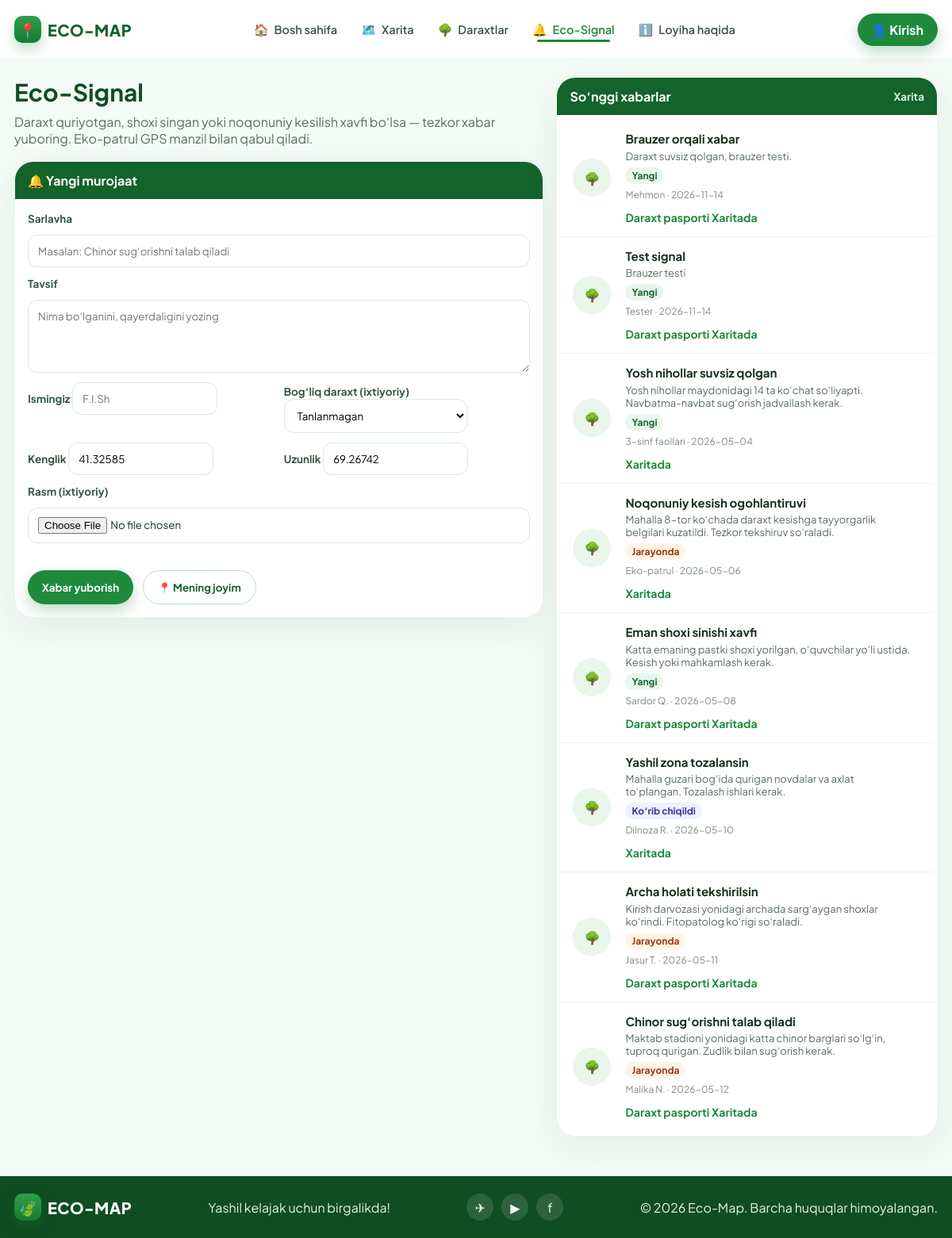
The page /eco-signal on the database its author committed.
### tables this page shows
CREATE TABLE reports (
            id INTEGER PRIMARY KEY,
            title TEXT NOT NULL,
            description TEXT NOT NULL,
            status TEXT NOT NULL,
            created_at TEXT NOT NULL,
            reporter TEXT,
            tree_id INTEGER,
            latitude REAL,
            longitude REAL
        , photo_url TEXT);

### app.py (the view)
@app.route("/eco-signal")
def eco_signal():
    reports = query_all("SELECT * FROM reports ORDER BY id DESC")
    trees = query_all("SELECT id, public_code, species_name FROM trees ORDER BY id LIMIT 80")
    selected_tree = request.args.get("tree_id", type=int)
    return render_template(
        "eco_signal.html",
        reports=reports,
        trees=trees,
        selected_tree=selected_tree,
    )

### app.py (called while the page is built)
def get_db():
    if "db" not in g:
        g.db = sqlite3.connect(DB_PATH)
        g.db.row_factory = sqlite3.Row
    return g.db

def query_all(sql, args=()):
    return get_db().execute(sql, args).fetchall()

@app.context_processor
def inject_globals():
    return {
        "current_user": session.get("user"),
        "school": SCHOOL,
        "now_year": 2026,
        "status_class": status_class,
    }

### templates/eco_signal.html (shortened to what this page needs)
{% extends "base.html" %}
{% block content %}
<section class="page">
  <div class="wrap two-col">
    <div>
      <h1>Eco-Signal</h1>
      <p class="lead">Daraxt quriyotgan, shoxi singan yoki noqonuniy kesilish xavfi bo‘lsa — tezkor xabar yuboring. Eko-patrul GPS manzil bilan qabul qiladi.</p>
      <div class="panel">
        <div class="panel-h"><span>🔔 Yangi murojaat</span></div>
        <form class="form" style="padding:16px" method="post" action="{{ url_for('eco_signal_send') }}" enctype="multipart/form-data">
          <label>Sarlavha</label>
          <input name="title" required placeholder="Masalan: Chinor sug‘orishni talab qiladi">
          <label>Tavsif</label>
          <textarea name="description" rows="4" required placeholder="Nima bo‘lganini, qayerdaligini yozing"></textarea>
          <div class="grid-2">
            <div>
              <label>Ismingiz</label>
              <input name="reporter" placeholder="F.I.Sh">
            </div>
            <div>
              <label>Bog‘liq daraxt (ixtiyoriy)</label>
              <select name="tree_id">
                <option value="">Tanlanmagan</option>
              </select>
            </div>
          </div>
          <div class="grid-2">
            <div>
              <label>Kenglik</label>
              <input id="sigLat" name="latitude" value="{{ school.lat }}">
            </div>
            <div>
              <label>Uzunlik</label>
              <input id="sigLng" name="longitude" value="{{ school.lng }}">
            </div>
          </div>
          <label>Rasm (ixtiyoriy)</label>
          <input type="file" name="photo" accept="image/*">
          <div class="hero-actions">
            <button class="btn btn-green" type="submit">Xabar yuborish</button>
            <button class="btn btn-outline" type="button" id="sigGeo">📍 Mening joyim</button>
          </div>
        </form>
      </div>
    </div>
    <div>
      <div class="panel">
        <div class="panel-h"><span>So‘nggi xabarlar</span><a href="{{ url_for('xarita') }}">Xarita</a></div>
        <div class="signals">
          {% for r in reports %}
          <div class="signal" id="r{{ r.id }}">
            <div class="avatar">🌳</div>
            <div>
              <h4>{{ r.title }}</h4>
              <p style="color:#5b6e62;font-size:13px;margin-top:4px">{{ r.description }}</p>
              <span class="chip {{ 'yangi' if r.status == 'Yangi' else ('jarayonda' if r.status == 'Jarayonda' else 'korib') }}">{{ r.status }}</span>
              <div style="color:#7b8d81;font-size:12px;margin-top:6px">{{ r.reporter }} · {{ r.created_at }}</div>
              {% if r.tree_id %}
              <a class="link" href="{{ url_for('daraxt_pasport', tree_id=r.tree_id) }}">Daraxt pasporti</a>
              {% endif %}
              <a class="link" href="{{ url_for('xarita') }}">Xaritada</a>
            </div>
          </div>
          {% endfor %}
        </div>
      </div>
    </div>
  </div>
</section>
{% endblock %}

### static/css/style.css (style rules this page uses)
:root { --green: #1f8a3c; --green-dark: #14632b; --green-deep: #0f4d22; --green-soft: #e8f6ec; --green-mid: #2ea04a; --ink: #16301d; --muted: #5b6e62; --line: #d7eadc; --card: #ffffff; --warn: #f59e0b; --danger: #ef4444; --ok: #22c55e; --shadow: 0 12px 40px rgba(20, 99, 43, 0.08); --radius: 22px; }
* { box-sizing: border-box; margin: 0; padding: 0; }
html { scroll-behavior: smooth; }
body { font-family: "Plus Jakarta Sans", "Segoe UI", sans-serif; color: var(--ink); background: #f4faf6; min-height: 100vh; }
a { color: inherit; text-decoration: none; }
button, input, select, textarea { font-family: inherit; }
.wrap { width: min(1180px, calc(100% - 36px)); margin: 0 auto; }
.btn { display: inline-flex; align-items: center; justify-content: center; gap: 8px; border: 0; cursor: pointer; font-weight: 700; border-radius: 999px; padding: 12px 18px; transition: .2s transform, .2s box-shadow, .2s background; }
.btn-green { background: var(--green); color: #fff; box-shadow: 0 8px 18px rgba(31,138,60,.28); }
.btn-outline { background: #fff; color: var(--green-dark); border: 1.5px solid #b7e0c2; }
.hero-actions { display: flex; gap: 12px; margin-top: 22px; flex-wrap: wrap; }
.panel { background: #fff; border-radius: 24px; overflow: hidden; box-shadow: var(--shadow); border: 1px solid #eef6f0; }
.panel-h { display: flex; align-items: center; justify-content: space-between; padding: 13px 16px; background: var(--green-dark); color: #fff; font-weight: 700; }
.panel-h a { color: #d7f5df; font-size: 13.5px; font-weight: 700; }
.two-col { display: grid; grid-template-columns: 1.25fr .9fr; gap: 16px; }
.signals { padding: 6px 4px; }
.signal { display: grid; grid-template-columns: 54px 1fr auto; gap: 12px; padding: 14px 16px; border-bottom: 1px solid #eef4ef; align-items: center; }
.signal:last-child { border-bottom: 0; }
.avatar { width: 48px; height: 48px; border-radius: 50%; overflow: hidden; background: #e8f6ec; display: grid; place-items: center; }
.signal h4 { font-size: 15px; line-height: 1.3; }
.chip { display: inline-flex; margin-top: 6px; font-size: 12px; font-weight: 700; padding: 3px 8px; border-radius: 999px; background: #e8f6ec; color: var(--green-dark); }
.chip.yangi { background: #e8f6ec; color: #166534; }
.chip.jarayonda { background: #fff4e5; color: #9a3412; }
.chip.korib { background: #eef2ff; color: #3730a3; }
.link { color: var(--green); font-weight: 700; font-size: 14px; margin-top: 12px; display: inline-flex; }
.page { padding: 22px 0 10px; }
.page h1 { font-size: 30px; color: var(--green-deep); margin-bottom: 8px; }
.lead { color: var(--muted); margin-bottom: 18px; max-width: 720px; }
.filters input, .filters select, .form input, .form select, .form textarea { border: 1.5px solid #d7eadc; background: #fff; border-radius: 12px; padding: 11px 12px; outline: none; min-width: 160px; }
.form { display: grid; gap: 12px; }
.form label { font-weight: 700; font-size: 13.5px; color: #355843; }
.grid-2 { display: grid; grid-template-columns: 1fr 1fr; gap: 12px; }

### rows shown on the page
reports: title "Brauzer orqali xabar", description "Daraxt suvsiz qolgan, brauzer testi.", status "Yangi", reporter "Mehmon", created_at "2026-11-14"
reports: title "Test signal", description "Brauzer testi", status "Yangi", reporter "Tester", created_at "2026-11-14"
reports: title "Yosh nihollar suvsiz qolgan", description "Yosh nihollar maydonidagi 14 ta ko‘chat so‘liyapti. Navbatma-navbat sug‘orish jadvallash kerak.", status "Yangi", reporter "3-sinf faollari", created_at "2026-05-04"
reports: title "Noqonuniy kesish ogohlantiruvi", description "Mahalla 8-tor ko‘chada daraxt kesishga tayyorgarlik belgilari kuzatildi. Tezkor tekshiruv so‘raladi.", status "Jarayonda", reporter "Eko-patrul", created_at "2026-05-06"
reports: title "Eman shoxi sinishi xavfi", description "Katta emaning pastki shoxi yorilgan, o‘quvchilar yo‘li ustida. Kesish yoki mahkamlash kerak.", status "Yangi", reporter "Sardor Q.", created_at "2026-05-08"
reports: title "Yashil zona tozalansin", description "Mahalla guzari bog‘ida qurigan novdalar va axlat to‘plangan. Tozalash ishlari kerak.", status "Ko‘rib chiqildi", reporter "Dilnoza R.", created_at "2026-05-10"
reports: title "Archa holati tekshirilsin", description "Kirish darvozasi yonidagi archada sarg‘aygan shoxlar ko‘rindi. Fitopatolog ko‘rigi so‘raladi.", status "Jarayonda", reporter "Jasur T.", created_at "2026-05-11"
reports: title "Chinor sug‘orishni talab qiladi", description "Maktab stadioni yonidagi katta chinor barglari so‘lg‘in, tuproq qurigan. Zudlik bilan sug‘orish kerak.", status "Jarayonda", reporter "Malika N.", created_at "2026-05-12"
